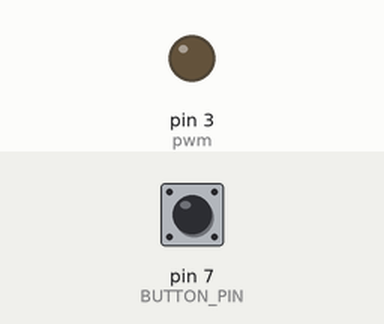
Recording of a sketch running on a simulated Arduino Uno, built with avr-gcc and run on an emulated ATmega328P. Parts: output pins drawn as LEDs (lit = HIGH). The inputs (shaded band) are chosen by the test bench; at power-on: pin 7 (BUTTON_PIN) LOW.

Above: at 1.8 s.
1.9 s: pin 7 (BUTTON_PIN) pulled HIGH for 0.6 s
At 2.4 s:
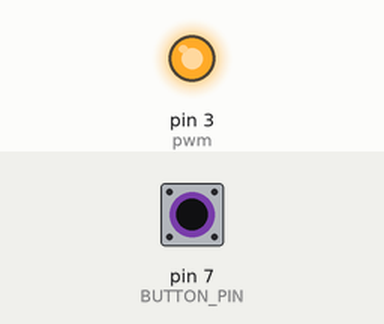
4.0 s: pin 7 (BUTTON_PIN) pulled HIGH for 3.2 s
At 8.1 s:
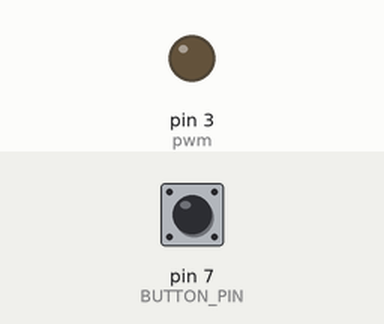
Timing chart, 0 to 9.6 s (numbered marks = the images above; inputs shaded):
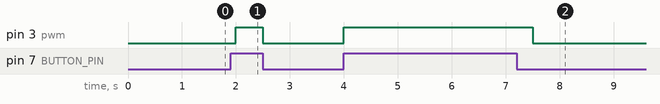

Measured:
- after the input at 1.9 s, pin 3 (pwm): LOW → HIGH after 0.10 s, → LOW 0.50 s later
- after the input at 4.0 s, pin 3 (pwm): LOW → HIGH at once, → LOW 3.5 s later

The sketch:

tip120_pushbutton_timeOn.ino
```cpp
#define pwm 3
#define BUTTON_PIN 7

void setup() {
  // put your setup code here, to run once:
  pinMode(pwm,OUTPUT);
  digitalWrite(pwm,LOW);
  pinMode(BUTTON_PIN, INPUT);

}

void loop() {
  if (digitalRead(BUTTON_PIN) == HIGH) {
      digitalWrite(pwm,HIGH);
      delay(500);
  }
  else {
    digitalWrite(pwm,LOW);
    delay(500);
  }
}
```
